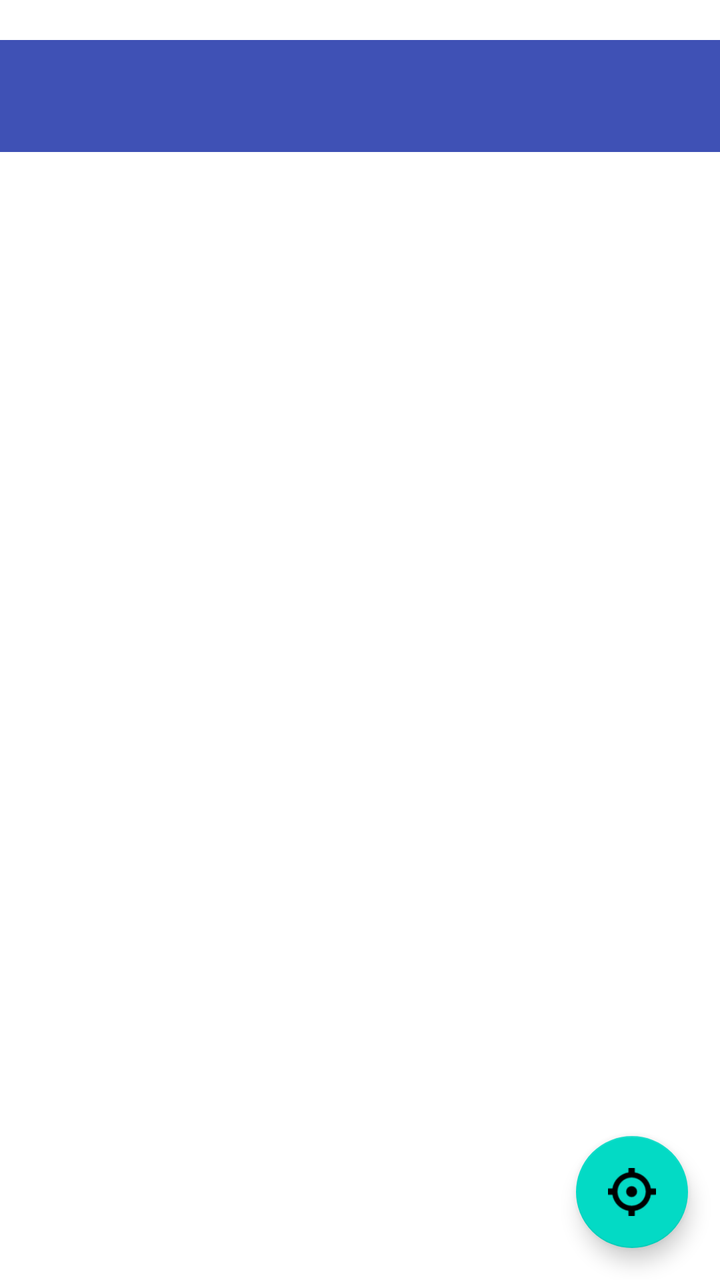
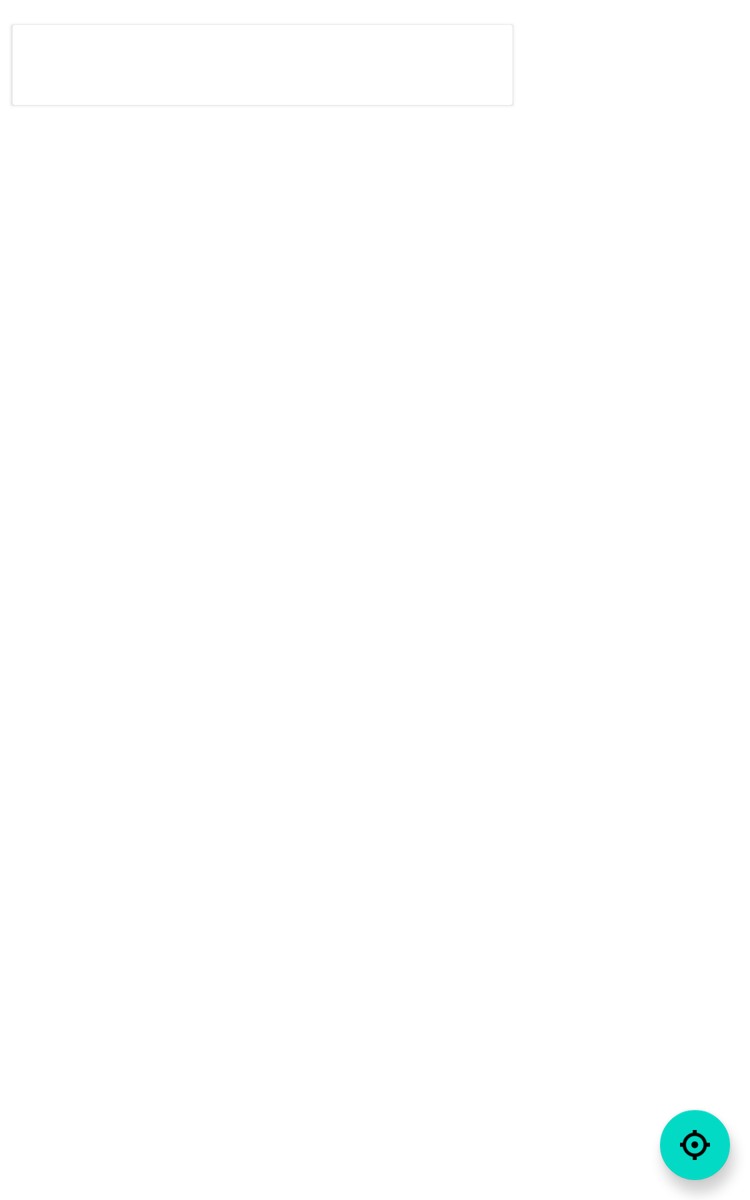

Compare how this app lays out the same screen by default and in its alternative resource folder. The renders come first, then the two layout files and the values they reference.
<!-- AndroidManifest.xml: application theme AppTheme -->
<!-- res/layout/map_activity.xml -->
<android.support.v4.widget.DrawerLayout
    android:id="@+id/navigation_drawer"
    xmlns:android="http://schemas.android.com/apk/res/android"
    xmlns:app="http://schemas.android.com/apk/res-auto"
    android:layout_width="match_parent"
    android:layout_height="match_parent">

    <RelativeLayout
        android:layout_width="match_parent"
        android:layout_height="match_parent">

        <RelativeLayout
            android:id="@+id/map_container"
            android:layout_width="match_parent"
            android:layout_height="match_parent"/>

        <include
            layout="@layout/toolbar"
            android:layout_width="match_parent"
            android:layout_height="wrap_content"
            android:layout_marginTop="@dimen/toolbar_margin_top"/>

        <android.support.design.widget.FloatingActionButton
            android:id="@+id/map_locate_me_button"
            android:layout_width="wrap_content"
            android:layout_height="wrap_content"
            android:layout_alignParentBottom="true"
            android:layout_alignParentEnd="true"
            android:layout_alignParentRight="true"
            android:layout_margin="16dp"
            android:clickable="true"
            android:src="@drawable/ic_target"/>

    </RelativeLayout>

    <android.support.design.widget.NavigationView
        android:id="@+id/navigation_view"
        android:layout_width="wrap_content"
        android:layout_height="match_parent"
        android:layout_gravity="start"
        app:menu="@menu/drawer_menu"/>

</android.support.v4.widget.DrawerLayout>
<!-- res/layout/toolbar.xml (included above) -->
<?xml version="1.0" encoding="utf-8"?>
<android.support.v7.widget.Toolbar
    android:id="@+id/toolbar"
    xmlns:android="http://schemas.android.com/apk/res/android"
    xmlns:app="http://schemas.android.com/apk/res-auto"
    android:layout_width="match_parent"
    android:layout_height="?attr/actionBarSize"
    android:background="@color/colorPrimary"
    android:minHeight="?attr/actionBarSize"
    app:popupTheme="@style/ThemeOverlay.AppCompat.Light"
    app:theme="@style/ThemeOverlay.AppCompat.Dark.ActionBar"/>
<!-- resources referenced by this layout -->
<resources>
  <color name="colorPrimary">#3F51B5</color>
  <!-- from res/values-v19/ -->
  <dimen name="toolbar_margin_top">20dp</dimen>
  <!-- drawable ic_target: png bitmap (drawable-hdpi, 1536 bytes) -->
</resources>
<!-- res/layout-sw600dp/map_activity.xml (the author's variant of the layout above) -->
<!-- drawn on a 7-inch tablet held upright -->
<android.support.v4.widget.DrawerLayout
    android:id="@+id/navigation_drawer"
    xmlns:android="http://schemas.android.com/apk/res/android"
    xmlns:app="http://schemas.android.com/apk/res-auto"
    android:layout_width="match_parent"
    android:layout_height="match_parent">

    <RelativeLayout
        android:layout_width="match_parent"
        android:layout_height="match_parent">

        <RelativeLayout
            android:id="@+id/map_container"
            android:layout_width="match_parent"
            android:layout_height="match_parent"/>

        <android.support.v7.widget.CardView
            android:layout_width="400dp"
            android:layout_height="wrap_content"
            android:layout_marginBottom="10dp"
            android:layout_marginEnd="10dp"
            android:layout_marginLeft="10dp"
            android:layout_marginRight="10dp"
            android:layout_marginStart="10dp"
            android:layout_marginTop="@dimen/toolbar_margin_top">

            <android.support.v7.widget.Toolbar
                android:id="@+id/toolbar"
                android:layout_width="match_parent"
                android:layout_height="wrap_content"
                android:background="@android:color/transparent"
                android:minHeight="?attr/actionBarSize"/>
        </android.support.v7.widget.CardView>

        <FrameLayout
            android:id="@+id/left_panel_container"
            android:layout_width="400dp"
            android:layout_height="match_parent"/>

        <android.support.design.widget.FloatingActionButton
            android:id="@+id/map_locate_me_button"
            android:layout_width="wrap_content"
            android:layout_height="wrap_content"
            android:layout_alignParentBottom="true"
            android:layout_alignParentEnd="true"
            android:layout_alignParentRight="true"
            android:layout_margin="16dp"
            android:clickable="true"
            android:src="@drawable/ic_target"/>

    </RelativeLayout>

    <android.support.design.widget.NavigationView
        android:id="@+id/navigation_view"
        android:layout_width="wrap_content"
        android:layout_height="match_parent"
        android:layout_gravity="start"
        app:menu="@menu/drawer_menu"/>

</android.support.v4.widget.DrawerLayout>
<!-- resources referenced by the variant -->
<!-- as a 7-inch tablet held upright resolves them -->
<resources>
  <!-- from res/values-v19/ -->
  <dimen name="toolbar_margin_top">20dp</dimen>
  <!-- drawable ic_target: png bitmap (drawable-hdpi, 1536 bytes) -->
</resources>
